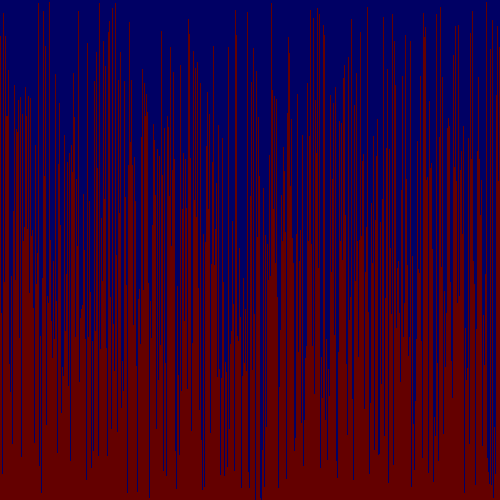
Frame 1 (no input)
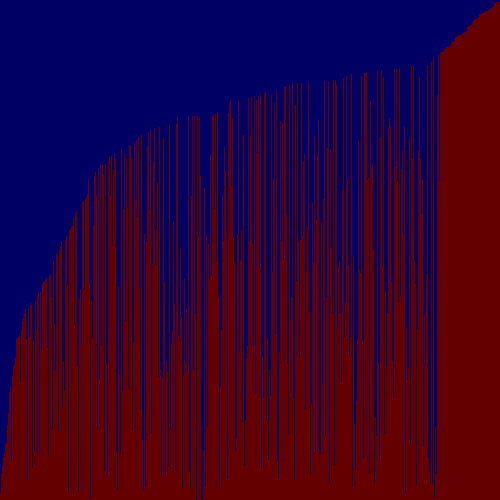
Frame 60 (the mouse pressed at the canvas centre just before this capture)
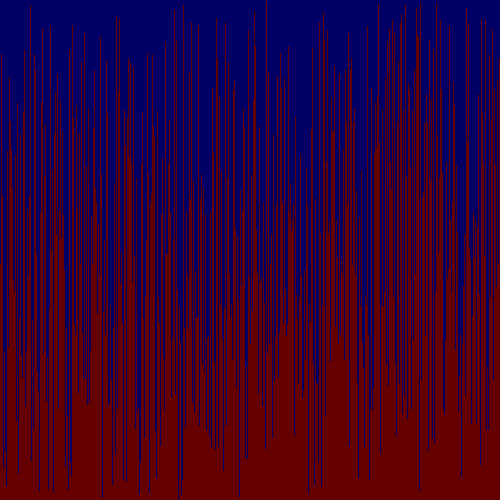
Frame 120 (the mouse held since frame 60 and released just before this capture)

The Processing sketch that drew these frames (run headless with seeded random() and noise(); from frame 60 on, the mouse is pressed at the canvas centre):

// Processing sketch: ArraySorter
// ── ArraySorter.pde
/* Copy the code into a new Processing sketch and complete then steps. */
import java.util.Random;
//1. create an array of ints. don't initialize it yet.
int[] ints;

void setup() {
  //2. set the size of your window
  //  if you are using Processing 3, you cannot use variables
  //  because the developers don't know how programming is supposed to work.
 size(500, 500);

  //3. initialize your array with the built in width variable
ints = new int[width];
  
  //4. initialize the ints in the array with random numbers
  //   from 0 to the built in height variable
  for(int i = 0; i< ints.length ; i++){
    Random rand = new Random();
    ints[i] = rand.nextInt(height);
  }

  //5. call the noStroke() method
  noStroke();
}

void draw() {
  //6. set the background color with background(r, g, b);
background(0, 0, 100);

  //7. set the color for your graph
fill(100, 0, 0);

  //8. draw a rectangle for each int in your array.
  for(int i = 0; i< ints.length ; i++){
 rect(i, height, 1, -ints[i]);
  
}
  
  //   the x value will be the element of the int
  //   the y value will the height variable
  //   the width is 1
  //   the height is negative the value of the int at that element in the array


  //9. call the stepSort method
  stepSort(ints);

  //10. extract the code that randomizes the array into a method.
  

  //11. call the method you made in step 10 when the mouse is pressed
  if(mousePressed){
  randomizes();
  
  }
}

void randomizes(){
  for(int i = 0; i< ints.length ; i++){
    Random rand = new Random();
    ints[i] = rand.nextInt(height);
  }
}

void stepSort(int[] arr) {
  for (int i = 1; i < arr.length; i++) {
    if (arr[i - 1] > arr[i]) {
      int t = arr[i];
      arr[i] = arr[i - 1];
      arr[i - 1] = t;
    }
  }
}
